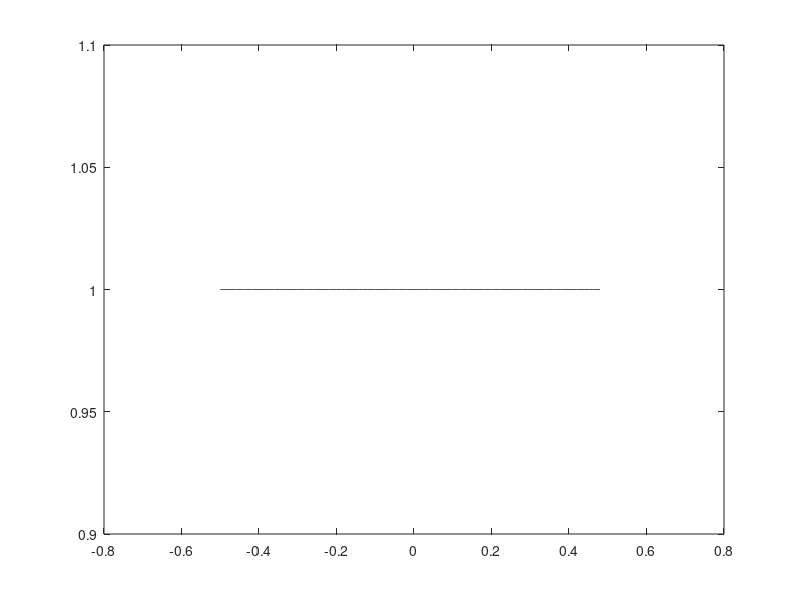

Write the MATLAB code that produced this figure.

clear all; clc;
dt=1;
% t=0:dt:2000*dt;
t=0:1:5;
N=length(t);
T=dt*N;
% T=0:1:5;

du=1/T;
u=(-N/2)*du:du:(N/2 -1)*du;
f=200*du; 

% xs=cos(2*pi*f*t);
xs=[1 1 1 0 0 0];
Xs=fftshift(fft(xs)/N);           % Do the FFT and scale

M=50;
du2=1/(M*dt);
%Note: scaling with the original number of elements 
Xs2=fftshift(fft(xs,M)/N); %Zeropads to M elements 
u2=(-M/2)*du2:du2:(M/2 -1)*du2;
% stem(u,abs(Xs),'r', 'filled');
% hold on
% stem(u2,abs(Xs2),'k');
% xlabel('u [Hz]');
% ylabel('Amplitude');
% title('Amplitude Diagram')


d=[1];   % N=1
D=fft(d,M);
plot(u2,abs(D));

dt=0.2;N=200;
t=-(N/2)*dt:dt:N/2*dt;
T=N*dt;
du=1/T;
u=0:du:(N-1)*du;
cut=[1:N/2+1];
xs=sin(pi*t)./pi./t;
%sin(x)/x is not defined for x=0, but will be 1 for lim x?0
xs(N/2+1)=1;
